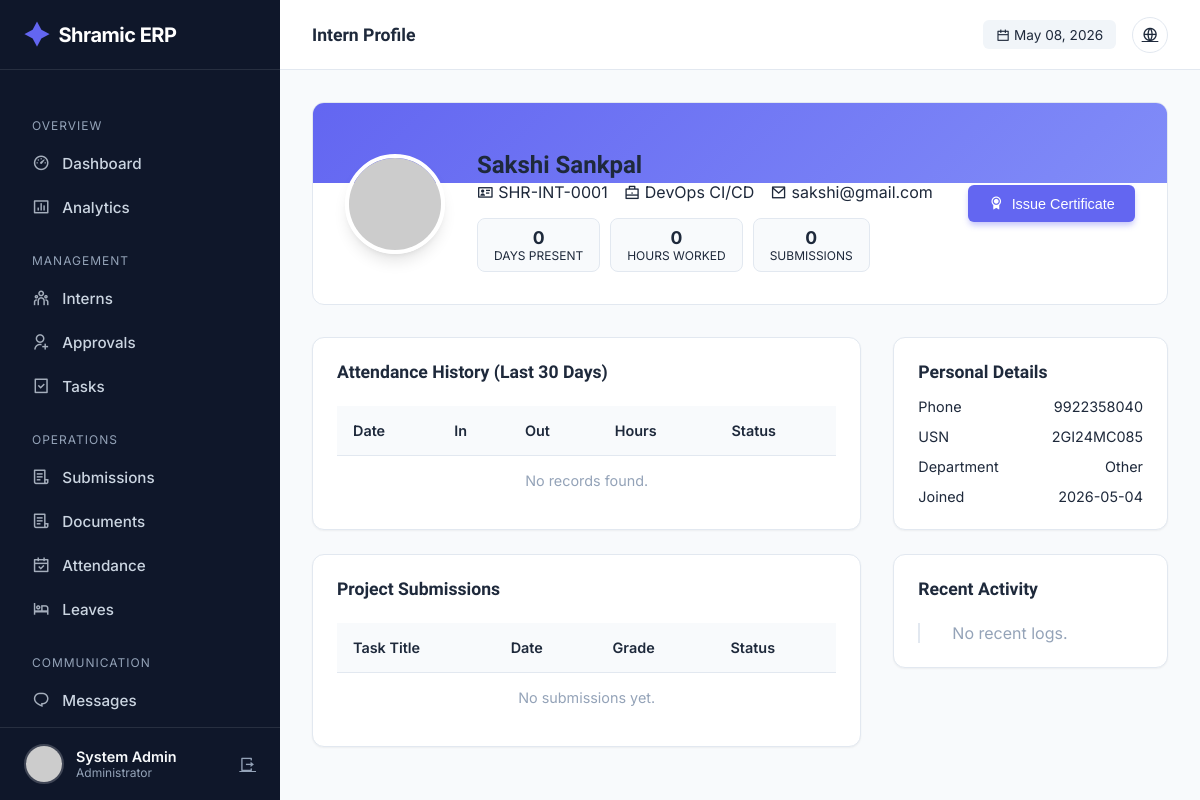
The app's page /admin/intern/2 (signed in) with its own data.
### tables this page shows
CREATE TABLE users (
            id INTEGER PRIMARY KEY AUTOINCREMENT,
            intern_id TEXT UNIQUE,
            usn TEXT UNIQUE NOT NULL,
            full_name TEXT NOT NULL,
            phone TEXT NOT NULL,
            email TEXT UNIQUE NOT NULL,
            password_hash TEXT NOT NULL,
            role TEXT NOT NULL,
            photo_url TEXT,
            status TEXT DEFAULT 'PENDING',
            is_admin BOOLEAN DEFAULT 0,
            department TEXT,
            join_date DATE,
            emergency_contact TEXT,
            address TEXT,
            last_login TIMESTAMP,
            login_count INTEGER DEFAULT 0,
            created_at TIMESTAMP DEFAULT CURRENT_TIMESTAMP,
            updated_at TIMESTAMP DEFAULT CURRENT_TIMESTAMP
        );

### app.py (the view)
@app.route('/admin/intern/<int:intern_id>')
@login_required
@admin_required
def admin_intern_detail(intern_id):
    conn = get_db_connection()
    cur = conn.cursor()
    cur.execute("SELECT * FROM users WHERE id = ?", (intern_id,))
    intern = cur.fetchone()
    if not intern:
        flash('Intern not found.', 'error')
        conn.close()
        return redirect(url_for('admin_dashboard'))
    cur.execute("""
        SELECT * FROM attendance
        WHERE user_id = ?
        ORDER BY date DESC
        LIMIT 30
    """, (intern_id,))
    attendance_records = cur.fetchall()
    cur.execute("""
        SELECT
            COUNT(*) as total_days,
            SUM(work_hours) as total_hours,
            AVG(work_hours) as avg_hours
        FROM attendance
        WHERE user_id = ? AND check_in_time IS NOT NULL
    """, (intern_id,))
    attendance_stats = cur.fetchone()
    cur.execute("""
        SELECT s.*, t.title as task_title, t.priority
        FROM submissions s
        LEFT JOIN tasks t ON s.task_id = t.id
        WHERE s.user_id = ?
        ORDER BY s.submitted_at DESC
    """, (intern_id,))
    submissions = cur.fetchall()
    cur.execute("""
        SELECT 'ATTENDANCE' as type, date as timestamp, 'Checked In' as details
        FROM attendance WHERE user_id = ?
        UNION ALL
        SELECT 'SUBMISSION' as type, submitted_at as timestamp, 'Submitted Task' as details
        FROM submissions WHERE user_id = ?
        ORDER BY timestamp DESC LIMIT 10
    """, (intern_id, intern_id))
    timeline = cur.fetchall()
    conn.close()
    return render_template('admin/intern_detail.html',
        intern=intern,
        attendance_records=attendance_records,
        stats=attendance_stats,
        submissions=submissions,
        timeline=timeline
    )

### templates/admin/intern_detail.html (shortened to what this page needs)
{% extends "admin/base.html" %} {% block page_title %}Intern Profile{% endblock
%} {% block content %}
<div class="profile-header">
  <div class="profile-bg"></div>
  <img
    src="{{ url_for('static', filename='uploads/profiles/' + intern.photo_url) if intern.photo_url else 'https://ui-avatars.com/api/?name=' + intern.full_name }}"
    class="profile-img"
    alt="Profile"
  />
  <div class="profile-info" style="flex: 1">
    <h2 style="margin-bottom: 0.2rem">{{ intern.full_name }}</h2>
    <div
      style="
        color: var(--text-secondary);
        margin-bottom: 1rem;
        display: flex;
        gap: 1rem;
        align-items: center;
      "
    >
      <span><i class="ri-id-card-line"></i> {{ intern.intern_id }}</span>
      <span><i class="ri-briefcase-line"></i> {{ intern.role }}</span>
      <span><i class="ri-mail-line"></i> {{ intern.email }}</span>
    </div>
    <div style="display: flex; gap: 10px; flex-wrap: wrap">
      <div class="stat-pill">
        <strong>{{ stats.total_days or 0 }}</strong>
        <span>Days Present</span>
      </div>
      <div class="stat-pill">
        <strong
          >{{ stats.total_hours|round(1) if stats.total_hours else 0 }}</strong
        >
        <span>Hours Worked</span>
      </div>
      <div class="stat-pill">
        <strong>{{ submissions|length }}</strong>
        <span>Submissions</span>
      </div>
    </div>
  </div>
  <div
    style="
      position: relative;
      z-index: 1;
      display: flex;
      flex-direction: column;
      gap: 10px;
    "
  >
    <form
      action="{{ url_for('generate_certificate', user_id=intern.id) }}"
      method="POST"
    >
      <button class="btn btn-primary" style="width: 100%">
        <i class="ri-award-fill"></i> Issue Certificate
      </button>
    </form>
  </div>
</div>
<div class="detail-grid">
  <div style="display: flex; flex-direction: column; gap: 1.5rem">
    <div class="card">
      <h3 style="font-size: 1.1rem; margin-bottom: 1.5rem">
        Attendance History (Last 30 Days)
      </h3>
      <div class="table-container">
        <table>
          <thead>
            <tr>
              <th>Date</th>
              <th>In</th>
              <th>Out</th>
              <th>Hours</th>
              <th>Status</th>
            </tr>
          </thead>
          <tbody>
            {% for record in attendance_records %}
            <tr>
              <td>{{ record.date }}</td>
              <td>
                {{ record.check_in_time.split(' ')[1] if record.check_in_time
                else '-' }}
              </td>
              <td>
                {{ record.check_out_time.split(' ')[1] if record.check_out_time
                else '-' }}
              </td>
              <td>{{ record.work_hours }}</td>
              <td><span class="badge badge-success">Present</span></td>
            </tr>
            {% else %}
            <tr>
              <td
                colspan="5"
                style="text-align: center; color: var(--text-light)"
              >
                No records found.
              </td>
            </tr>
            {% endfor %}
          </tbody>
        </table>
      </div>
    </div>
    <div class="card">
      <h3 style="font-size: 1.1rem; margin-bottom: 1.5rem">
        Project Submissions
      </h3>
      <div class="table-container">
        <table>
          <thead>
            <tr>
              <th>Task Title</th>
              <th>Date</th>
              <th>Grade</th>
              <th>Status</th>
            </tr>
          </thead>
          <tbody>
            {% for sub in submissions %}
            <tr>
              <td>{{ sub.task_title }}</td>
              <td>{{ sub.submitted_at.split(' ')[0] }}</td>
              <td>
                {% if sub.grade %}
                <span style="font-weight: 700; color: var(--primary)"
                  >{{ sub.grade }}</span
                >
                {% else %}-{% endif %}
              </td>
              <td>
                {% if sub.status == 'APPROVED' %}
                <span class="badge badge-success">Approved</span>
                {% elif sub.status == 'REJECTED' %}
                <span class="badge badge-danger">Rejected</span>
                {% else %}
                <span class="badge badge-warning">Pending</span>
                {% endif %}
              </td>
            </tr>
            {% else %}
            <tr>
              <td
                colspan="4"
                style="text-align: center; color: var(--text-light)"
              >
                No submissions yet.
              </td>
            </tr>
            {% endfor %}
          </tbody>
        </table>
      </div>
    </div>
  </div>
  <div style="display: flex; flex-direction: column; gap: 1.5rem">
    <div class="card">
      <h3 style="font-size: 1.1rem; margin-bottom: 1rem">Personal Details</h3>
      <div
        style="
          display: flex;
          flex-direction: column;
          gap: 0.8rem;
          font-size: 0.9rem;
        "
      >
        <div style="display: flex; justify-content: space-between">
          <span style="color: var(--text-secondary)">Phone</span>
          <span>{{ intern.phone }}</span>
        </div>
        <div style="display: flex; justify-content: space-between">
          <span style="color: var(--text-secondary)">USN</span>
          <span>{{ intern.usn }}</span>
        </div>
        <div style="display: flex; justify-content: space-between">
          <span style="color: var(--text-secondary)">Department</span>
          <span>{{ intern.department }}</span>
        </div>
        <div style="display: flex; justify-content: space-between">
          <span style="color: var(--text-secondary)">Joined</span>
          <span>{{ intern.join_date }}</span>
        </div>
      </div>
    </div>
    <div class="card">
      <h3 style="font-size: 1.1rem; margin-bottom: 1.5rem">Recent Activity</h3>
      <div class="timeline">
        {% for log in timeline %}
        <div class="timeline-item">
          <div class="timeline-dot"></div>
          <div class="timeline-content">
            <div style="font-weight: 600; margin-bottom: 0.2rem">
              {{ log.type }}
            </div>
            <div style="font-size: 0.85rem; color: var(--text-secondary)">
              {{ log.details }}
            </div>
            <div
              style="
                font-size: 0.75rem;
                color: var(--text-light);
                margin-top: 0.4rem;
              "
            >
              {{ log.timestamp }}
            </div>
          </div>
        </div>
        {% else %}
        <p style="color: var(--text-light)">No recent logs.</p>
        {% endfor %}
      </div>
    </div>
  </div>
</div>
{% endblock %}

### templates/admin/base.html (shortened to what this page needs)
<!doctype html>
<html lang="en">
  <head>
    <link
      href="https://cdn.jsdelivr.net/npm/remixicon@4.1.0/fonts/remixicon.css"
      rel="stylesheet"
    />
  </head>
  <body>
    <aside class="sidebar" id="sidebar">
      <a href="/" class="brand">
        <i class="ri-shining-2-fill"></i> Shramic ERP
      </a>
      <ul class="nav-menu">
        <li class="nav-label">Overview</li>
        <li>
          <a
            href="{{ url_for('admin_dashboard') }}"
            class="nav-link {% if request.endpoint == 'admin_dashboard' %}active{% endif %}"
            ><i class="ri-dashboard-3-line"></i> Dashboard</a
          >
        </li>
        <li>
          <a
            href="{{ url_for('admin_analytics') }}"
            class="nav-link {% if request.endpoint == 'admin_analytics' %}active{% endif %}"
            ><i class="ri-bar-chart-box-line"></i> Analytics</a
          >
        </li>
        <li class="nav-label">Management</li>
        <li>
          <a
            href="{{ url_for('admin_interns') }}"
            class="nav-link {% if request.endpoint == 'admin_interns' %}active{% endif %}"
            ><i class="ri-team-line"></i> Interns</a
          >
        </li>
        <li>
          <a
            href="{{ url_for('admin_approvals') }}"
            class="nav-link {% if request.endpoint == 'admin_approvals' %}active{% endif %}"
            ><i class="ri-user-add-line"></i> Approvals</a
          >
        </li>
        <li>
          <a
            href="{{ url_for('admin_tasks') }}"
            class="nav-link {% if request.endpoint == 'admin_tasks' %}active{% endif %}"
            ><i class="ri-task-line"></i> Tasks</a
          >
        </li>
        <li class="nav-label">Operations</li>
        <li>
          <a
            href="{{ url_for('admin_submissions') }}"
            class="nav-link {% if request.endpoint == 'admin_submissions' %}active{% endif %}"
            ><i class="ri-file-list-3-line"></i> Submissions</a
          >
        </li>
        <li>
  <a
    href="{{ url_for('admin_documents') }}"
    class="nav-link {% if request.endpoint == 'admin_documents' %}active{% endif %}"
  >
    <i class="ri-file-list-3-line"></i> Documents
  </a>
</li>
        <li>
          <a
            href="{{ url_for('admin_attendance') }}"
            class="nav-link {% if request.endpoint == 'admin_attendance' %}active{% endif %}"
            ><i class="ri-calendar-check-line"></i> Attendance</a
          >
        </li>
        <li>
          <a
            href="{{ url_for('admin_leaves') }}"
            class="nav-link {% if request.endpoint == 'admin_leaves' %}active{% endif %}"
            ><i class="ri-hotel-bed-line"></i> Leaves</a
          >
        </li>
        <li class="nav-label">Communication</li>
        <li>
          <a
            href="{{ url_for('admin_messages') }}"
            class="nav-link {% if request.endpoint == 'admin_messages' %}active{% endif %}"
            ><i class="ri-chat-1-line"></i> Messages</a
          >
        </li>
        <li>
          <a
            href="{{ url_for('admin_announcements') }}"
            class="nav-link {% if request.endpoint == 'admin_announcements' %}active{% endif %}"
            > Announcements</a
          >
        </li>
      </ul>
      <div class="user-profile">
        <img
          src="{{ url_for('static', filename='uploads/profiles/' + current_user.photo_url) if current_user.photo_url else 'https://ui-avatars.com/api/?name=Admin&background=random' }}"
          class="user-avatar"
          alt="Admin"
        />
        <div style="flex: 1; overflow: hidden">
          <div
            style="
              font-weight: 600;
              font-size: 0.9rem;
              white-space: nowrap;
              text-overflow: ellipsis;
            "
          >
            {{ current_user.full_name }}
          </div>
          <div style="font-size: 0.75rem; color: var(--text-light)">
            Administrator
          </div>
        </div>
        <a
          href="{{ url_for('logout') }}"
          title="Logout"
          style="color: var(--text-light)"
          ><i class="ri-logout-box-r-line"></i
        ></a>
      </div>
    </aside>
    <div class="main-wrapper">
      <header class="top-header">
        <div style="display: flex; align-items: center; gap: 1rem">
          <h2 class="page-title">
            {% block page_title %}Dashboard{% endblock %}
          </h2>
        </div>
        <div class="header-actions">
          <div
            style="
              font-size: 0.85rem;
              color: var(--text-secondary);
              background: #f1f5f9;
              padding: 0.4rem 0.8rem;
              border-radius: 6px;
            "
          >
            <i class="ri-calendar-line"></i> {{ now.strftime('%b %d, %Y') }}
          </div>
          <a href="{{ url_for('index') }}" class="btn-icon" title="View Site"
            ><i class="ri-global-line"></i
          ></a>
        </div>
      </header>
      <div class="content">
         {% block content %}{% endblock %}
      </div>
    </div>
  </body>
</html>

### records on screen
users: full_name "System Admin"
users: full_name "Sakshi Sankpal", intern_id "SHR-INT-0001", role "DevOps CI/CD", email "sakshi@gmail.com", phone "9922358040", usn "2GI24MC085", department "Other", join_date "2026-05-04"

### other values on screen
{{ now.strftime('%b %d, %Y') }} "May 08, 2026"
{{ stats.total_days or 0 }} "0"
{{ stats.total_hours|round(1) if stats.total_hours else 0 }} "0"
{{ submissions|length }} "0"
